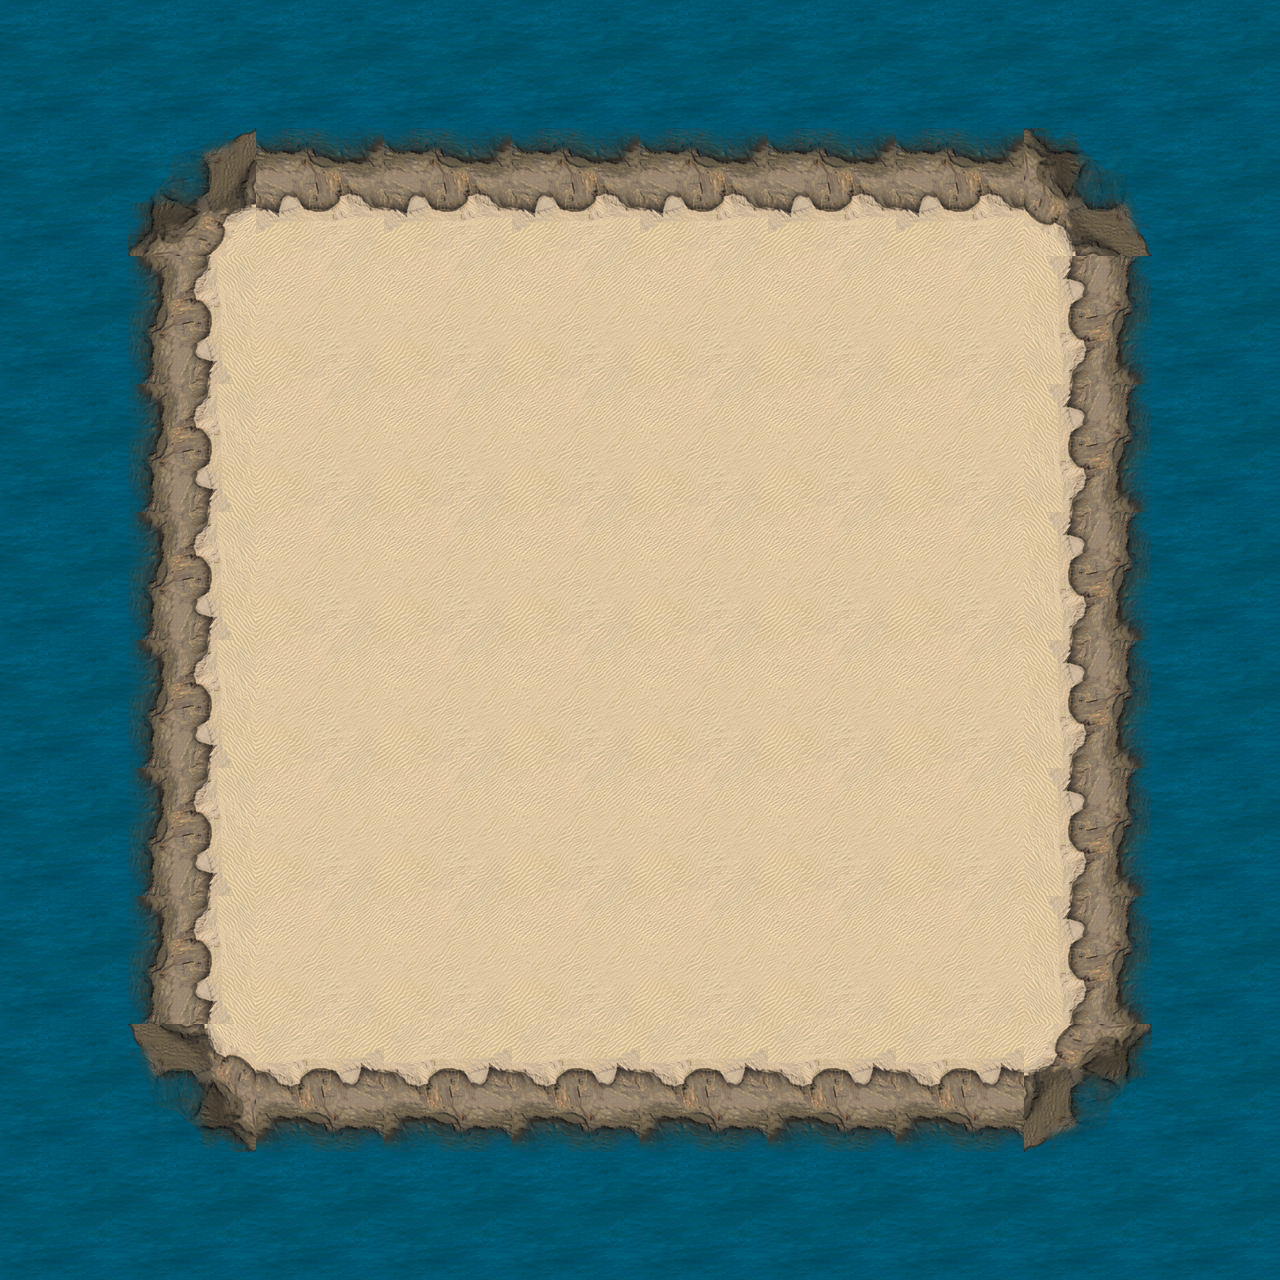

This game map was drawn from its Tiled (.tmx) file and the tilesets committed beside it. A one-line description and the trimmed map source follow:
An orthogonal 10x10 tile map with 128x128 px tiles, 3 tile layers (Water, Ground, Tile Layer 3), 2 tilesets and 13 objects (9x enamy_spawn, 2x Spawn1, 2x Spawn2).

<map version="1.0" tiledversion="1.1.5" orientation="orthogonal" renderorder="right-down" width="10" height="10" tilewidth="128" tileheight="128" infinite="0" nextobjectid="18">
 <tileset firstgid="1" name="Decor" tilewidth="128" tileheight="128" tilecount="64" columns="8">
  <image source="../images/ground.png" width="1024" height="1024" />
 </tileset>
 <tileset firstgid="65" name="Water" tilewidth="128" tileheight="128" tilecount="1" columns="1">
  <image source="../images/water.png" width="128" height="128" />
 </tileset>
 <layer name="Water" width="10" height="10">
  <data>[100 cells, 100 non-empty, 1 distinct tile ids]</data>
 </layer>
 <layer name="Ground" width="10" height="10">
  <data>[100 cells, 64 non-empty, 3 distinct tile ids]</data>
 </layer>
 <layer name="Tile Layer 3" width="10" height="10">
  <data>[100 cells, 0 non-empty, 0 distinct tile ids]</data>
 </layer>
 <objectgroup name="Player Spawns">
  <object id="1" name="Spawn1" x="291" y="424">
   <point />
  </object>
  <object id="5" name="Spawn2" x="984" y="433">
   <point />
  </object>
 </objectgroup>
 <objectgroup name="Bot spawns">
  <object id="6" name="Spawn1" x="291" y="424">
   <point />
  </object>
  <object id="7" name="Spawn2" x="984" y="433">
   <point />
  </object>
  <object id="8" name="Spawn9" type="enamy_spawn" x="433" y="967">
   <point />
  </object>
  <object id="9" name="Spawn8" type="enamy_spawn" x="601" y="962">
   <point />
  </object>
  <object id="10" name="Spawn7" type="enamy_spawn" x="782" y="965">
   <point />
  </object>
  <object id="11" name="Spawn6" type="enamy_spawn" x="952" y="974">
   <point />
  </object>
  <object id="12" name="Spawn1" type="enamy_spawn" x="313" y="695">
   <point />
  </object>
  <object id="13" name="Spawn2" type="enamy_spawn" x="559" y="704">
   <point />
  </object>
  <object id="14" name="Spawn5" type="enamy_spawn" x="617" y="848">
   <point />
  </object>
  <object id="15" name="Spawn4" type="enamy_spawn" x="951" y="687">
   <point />
  </object>
  <object id="16" name="Spawn3" type="enamy_spawn" x="767" y="583">
   <point />
  </object>
 </objectgroup>
</map>
